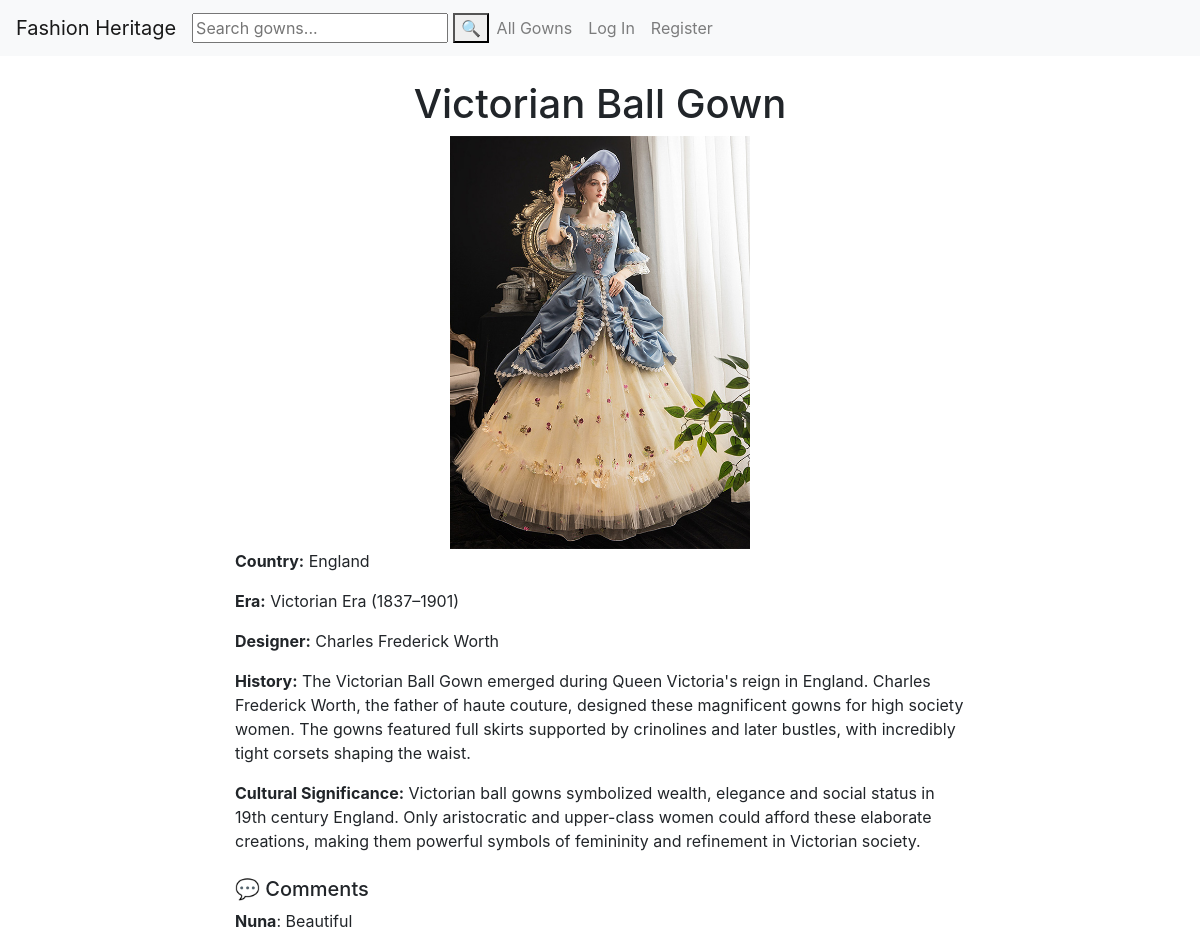
/gown/1, run on an earlier commit of the app's database.
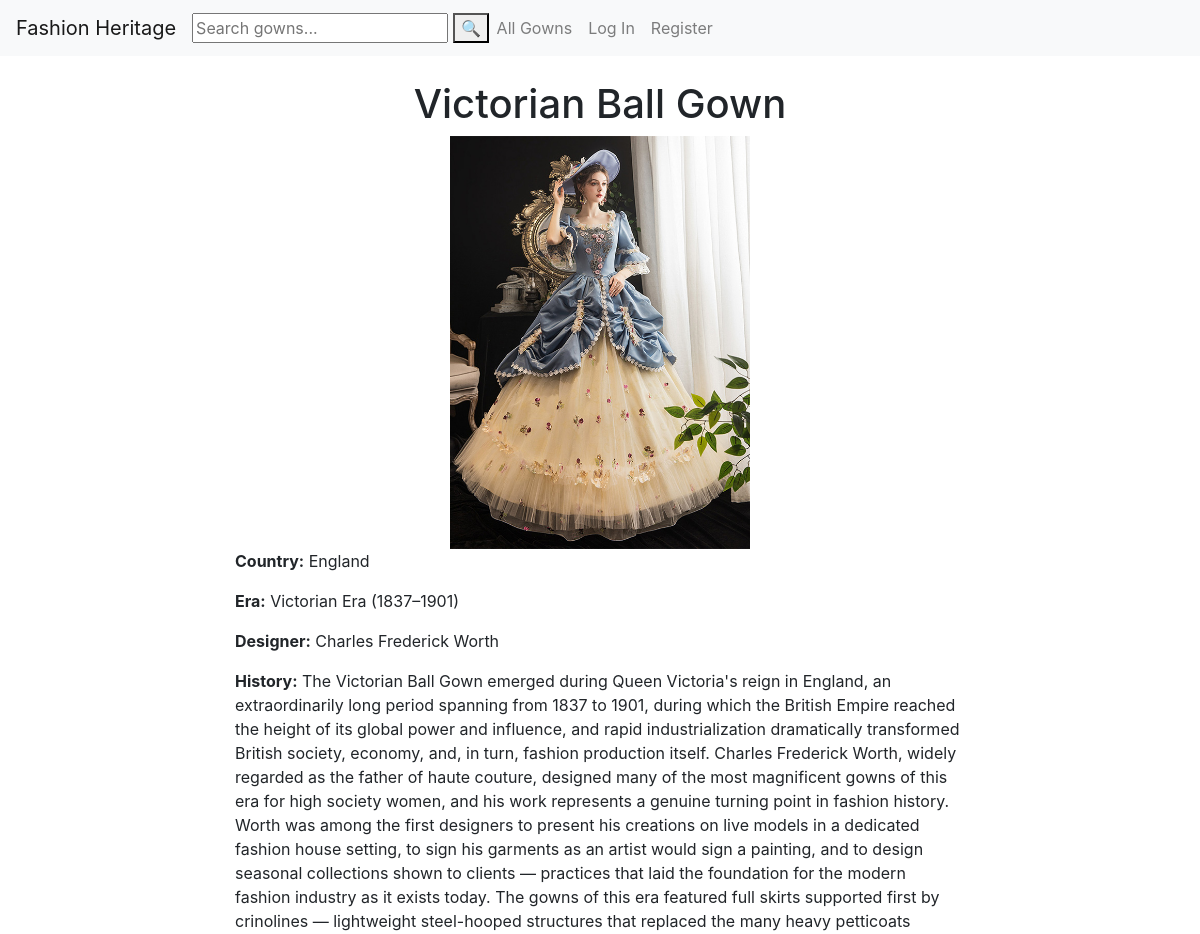
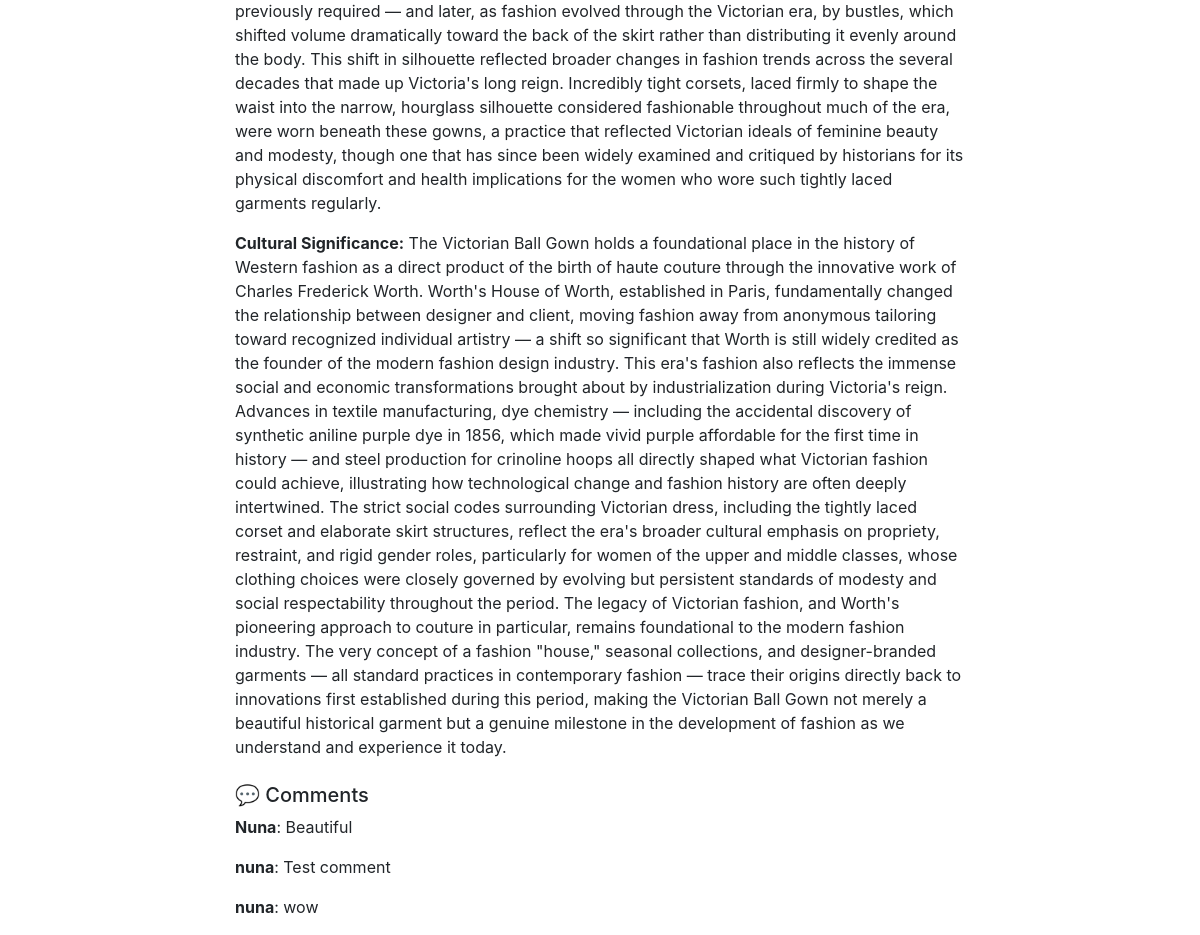
And on a later commit of the database (2 pictures, top to bottom).
### fashion_heritage/models.py (models this page shows, shortened)
class Gown(models.Model):
    name = models.CharField(max_length=100)
    image = models.ImageField(upload_to='gowns/')
    history = models.TextField()
    country_of_origin = models.CharField(max_length=200)
    era = models.CharField(max_length=200)
    designer = models.CharField(max_length=200)
    materials = models.TextField()
    cultural_significance = models.TextField()
    added_by = models.ForeignKey('auth.User', on_delete=models.CASCADE, related_name='gowns')
    created_at = models.DateTimeField(auto_now_add=True)

class Comment(models.Model):
    gown = models.ForeignKey(Gown, on_delete=models.CASCADE, related_name='comments')
    author = models.ForeignKey('auth.User', on_delete=models.CASCADE, related_name='comments')
    content = models.TextField()
    created_at = models.DateTimeField(auto_now_add=True)

### fashion_heritage/views.py (the view)
# urls.py: path("gown/<int:gown_id>", views.gown_detail, name="gown_detail"),
def gown_detail(request, gown_id):
    gown = Gown.objects.get(id=gown_id)
    comments = Comment.objects.filter(gown=gown)
    return render(request, "fashion_heritage/gown_detail.html", {
        "gown": gown,
        "comments": comments
    })

### fashion_heritage/templates/fashion_heritage/gown_detail.html (shortened to what this page needs)
{% extends "fashion_heritage/layout.html" %}
    {% block body %}
    <div class="container mt-4">
        <div class="row justify-content-center">
            <div class="col-md-8">
        <h1 style="text-align: center";>{{ gown.name }}</h1>
        <div style="text-align: center";><img src="/media/{{ gown.image }}" width="300"></div>
        <p><strong>Country:</strong> {{ gown.country_of_origin }}</p>
        <p><strong>Era:</strong> {{ gown.era }}</p>
        <p><strong>Designer:</strong> {{ gown.designer }}</p>
        <p><strong>History:</strong> {{ gown.history }}</p>
        <p><strong>Cultural Significance:</strong> {{ gown.cultural_significance }}</p>
    <h5 class="mt-4">💬 Comments</h5>
    {% for comment in comments %}
       <p><strong>{{ comment.author.username }}</strong>: {{ comment.content }}</p>
    {% endfor %}
             </div>
        </div>
    </div>
    {% endblock %}

### fashion_heritage/templates/fashion_heritage/layout.html (shortened to what this page needs)
{% load static %}
<!DOCTYPE html>
<html lang="en">
    <head>
        <link rel="stylesheet" href="https://stackpath.bootstrapcdn.com/bootstrap/4.4.1/css/bootstrap.min.css">
    </head>
    <body>
        <nav class="navbar navbar-expand-lg navbar-light bg-light">
            <a class="navbar-brand" href="#">Fashion Heritage</a>
            <form action="{% url 'search' %}" method="get">
                <input type="text" name="q" placeholder="Search gowns...">
                <button type="submit">🔍</button>
            </form>
            <div>
              <ul class="navbar-nav mr-auto">
                <li class="nav-item">
                  <a class="nav-link" href="{% url 'index' %}">All Gowns</a>
                </li>
                {% if user.is_authenticated %}
                    <li class="nav-item">
                        <a class="nav-link" href="{% url 'saved_gowns' %}">My Saved Gowns</a>
                    </li>
                    <li class="nav-item">
                        <a class="nav-link" href="{% url 'logout' %}">Log Out</a>
                    </li>
                {% else %}
                    <li class="nav-item">
                        <a class="nav-link" href="{% url 'login' %}">Log In</a>
                    </li>
                    <li class="nav-item">
                        <a class="nav-link" href="{% url 'register' %}">Register</a>
                    </li>
                {% endif %}
              </ul>
            </div>
          </nav>
        <div class="body">
            {% block body %}
            {% endblock %}
        </div>
    </body>
</html>

What changed in the data, as far as the page shows it:
changed Gown "Victorian Ball Gown": history "…Queen Victoria's reign in England. Charles Frederick Worth, the father of haute couture, designed these magnificent gowns for high society women. The gowns featured full skirts supported by crinolines and later bustles, with incredibly tight corsets shaping the waist." → "…Queen Victoria's reign in England, an extraordinarily long period spanning from 1837 to 1901, during which the British Empire reached the height of its global power and influence, and rapid industrialization dramatically transformed British society, economy, and, in turn, fashion production itself. Charles Frederick Worth, widely regarded as the father of haute couture, designed many of the most magnificent gowns of this era for high society women, and his work represents a genuine turning point in fashion history. Worth was among the first designers to present his creations on live models in a dedicated fashion house setting, to sign his garments as an artist would sign a painting, and to…"; cultural_significance "Victorian ball gowns symbolized wealth, elegance and social status in 19th century England. Only aristocratic and upper-class women could afford these elaborate creations, making them powerful symbols of femininity and refinement in Victorian society." → "The Victorian Ball Gown holds a foundational place in the history of Western fashion as a direct product of the birth of haute couture through the innovative work of Charles Frederick Worth. Worth's House of Worth, established in Paris, fundamentally changed the relationship between designer and client, moving fashion away from anonymous tailoring toward recognized individual artistry — a shift so significant that Worth is still widely credited as the founder of the modern fashion design industry. This era's fashion also reflects the immense social and economic transformations brought about by industrialization during Victoria's reign. Advances in textile manufacturing, dye chemistry —…"
added Comment: author.username "nuna", content "Test comment"
added Comment: author.username "nuna", content "wow"
